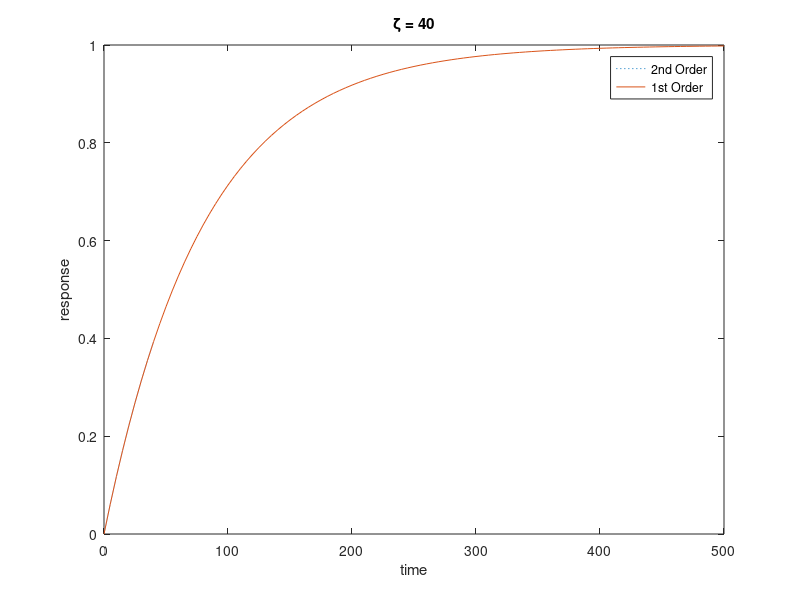

MATLAB code for this plot:
%we want to create 2 systems, a 2nd order and an approximated first order
%from that using the min poles
z = 1.5
p1 = z - sqrt(z*z - 1);
p2 = z + sqrt(z*z - 1);
pmin = min(p1,p2);
H1 = tf([p1*p2],[1 2*z 1]);
H2 = tf([pmin],[1 pmin]);

[y1,t1] = step(H1);
[y2,t2] = step(H2);
plot(t1,y1,':');
hold on;
plot(t2,y2);
title('\zeta = 1.5');
xlabel('time');
ylabel('response')
hold off
legend('2nd Order','1st Order','location','best');
%%
z = 5
p1 = z - sqrt(z*z - 1);
p2 = z + sqrt(z*z - 1);
pmin = min(p1,p2);
H1 = tf([p1*p2],[1 2*z 1]);
H2 = tf([pmin],[1 pmin]);

[y1,t1] = step(H1);
[y2,t2] = step(H2);
plot(t1,y1,':');
hold on;
plot(t2,y2);
title('\zeta = 5');
xlabel('time');
ylabel('response')
hold off
legend('2nd Order','1st Order','location','best');
%%
z = 40
p1 = z - sqrt(z*z - 1);
p2 = z + sqrt(z*z - 1);
pmin = min(p1,p2);
H1 = tf([p1*p2],[1 2*z 1]);
H2 = tf([pmin],[1 pmin]);

[y1,t1] = step(H1);
[y2,t2] = step(H2);
plot(t1,y1,':');
hold on;
plot(t2,y2);
title('\zeta = 40');
xlabel('time');
ylabel('response')
hold off
legend('2nd Order','1st Order','location','best');